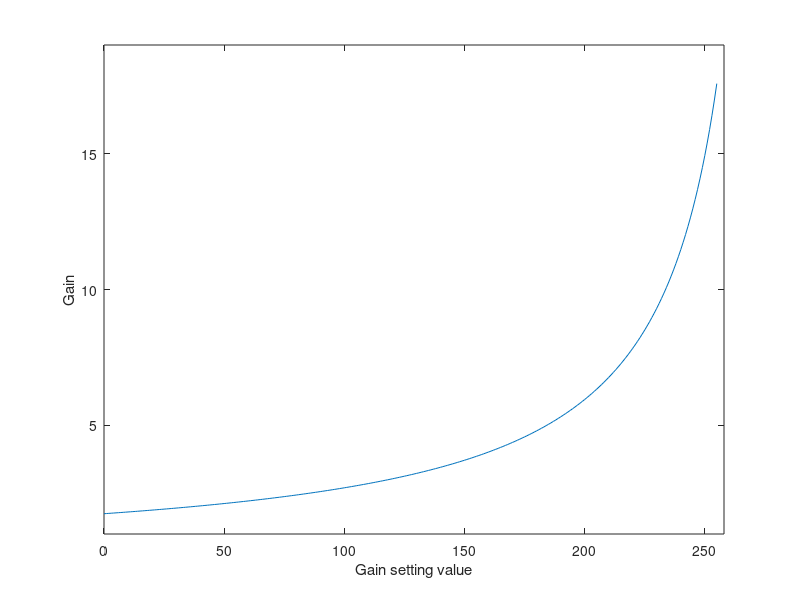

Here is the MATLAB script that generated this plot:

adjustables = 0:1:255;
gains = [];
for i = 1:length(adjustables)
    valrwb = adjustables(i)*10/256 + 0.06;
    valrwa = (256 - adjustables(i))*10/256 + 0.06;
    gain = (8.2+valrwb)/(1+valrwa)+1;
    gains = [gains gain];
end

figure;
plot(adjustables, gains)
xlim([0 258])
ylim([1 19])
xlabel('Gain setting value')
ylabel('Gain')
